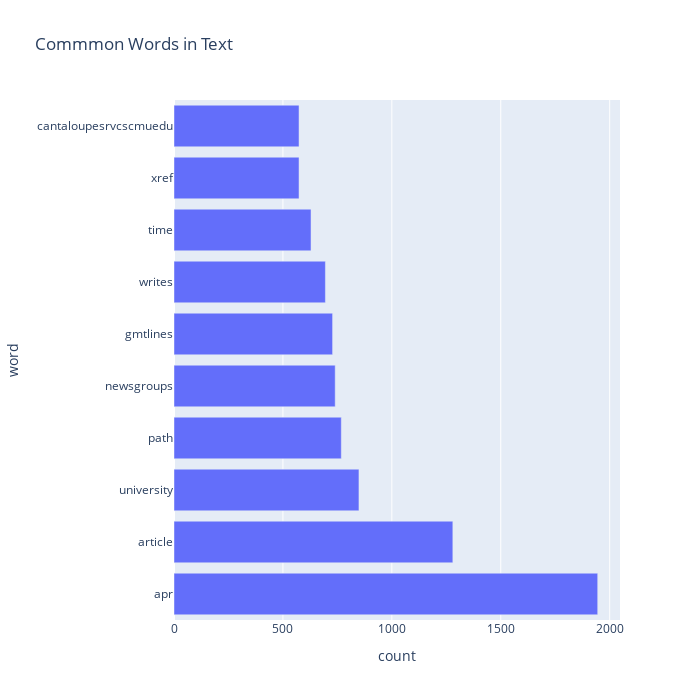

Write notebook code for a chart like this one.
### Code cell
import plotly.express as pe

pe.bar(temp, x="count", y="word", title='Commmon Words in Text', orientation='h', 
             width=700, height=700)

### Figure 1 — Plotly figure (JSON) as saved in the notebook; plotly's stock layout.template omitted (floating-point values rounded to 4 significant figures)
{"data": [{"alignmentgroup": "True", "hovertemplate": "count=%{x}<br>word=%{y}<extra></extra>", "legendgroup": "", "marker": {"color": "#636efa", "pattern": {"shape": ""}}, "name": "", "offsetgroup": "", "orientation": "h", "showlegend": false, "textposition": "auto", "type": "bar", "x": [1945, 1280, 849, 768, 740, 728, 695, 629, 574, 574], "xaxis": "x", "y": ["apr", "article", "university", "path", "newsgroups", "gmtlines", "writes", "time", "xref", "cantaloupesrvcscmuedu"], "yaxis": "y"}], "layout": {"barmode": "relative", "height": 700, "legend": {"tracegroupgap": 0}, "title": {"text": "Commmon Words in Text"}, "width": 700, "xaxis": {"anchor": "y", "autorange": true, "domain": [0, 1], "range": [0, 2047.0], "title": {"text": "count"}, "type": "linear"}, "yaxis": {"anchor": "x", "autorange": true, "domain": [0, 1], "range": [-0.5, 9.5], "title": {"text": "word"}, "type": "category"}}}
